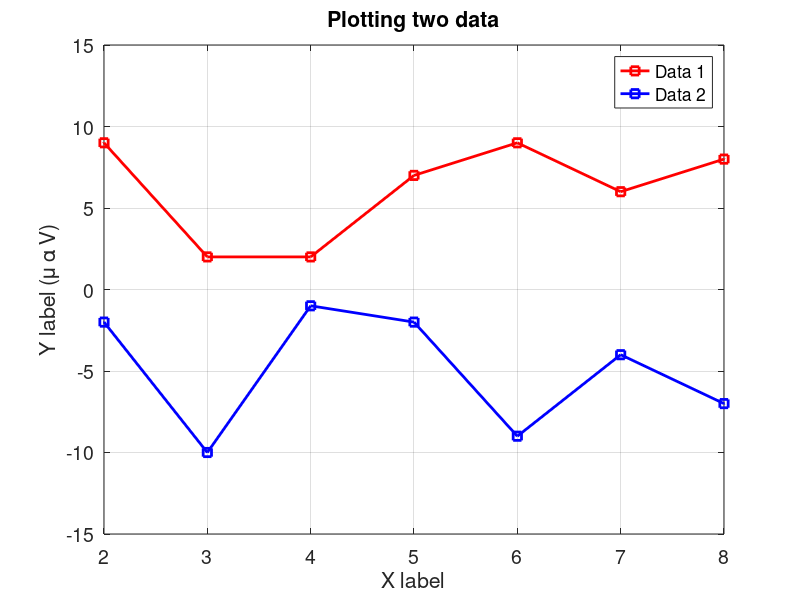

The MATLAB script that drew this image: (Note: this script raises an error after producing the figure.)
%%%% week 4 lecture 7 script
clear
clc
close all


%% using break in while loop
a = 1;
 
while (a < 10 )
   disp(['value of a is :', num2str(a)]);
   a = a + 1;
      if( a > 5)
         break; % terminate the loop using break statement 
      end 
end

%% using break in for loop

for j=1:10
    disp(['value of iteration is :', num2str(j)])
    if j>7
        break
    end
end

%% using break in for loop

sum_of_random_numbers=0;
for j=1:100
    random_num=randi(5);
    sum_of_random_numbers=sum_of_random_numbers+random_num;
    disp(['for iteration ', num2str(j), ' sum of random numbers is :', num2str(sum_of_random_numbers)])
    if sum_of_random_numbers>100
        break
    end
end

%% using continue in for loop to skip iteration
for n = 1:50
    if rem(n,9)
        continue
    end
    disp(['Divisible by 9: ' num2str(n)])
end

%% using continue in for loop to skip iteration
array=[3 7 -1 NaN 15 NaN -19 NaN];

for i=1:size(array,2)
    if isnan(array(1,i))
        continue
    end
    disp(['The number is: ' num2str(array(i))])
end

%% plotting in matlab
x_data=[1:1:10];
y_data_1=[1 9 2 2 7 9 6 8 2 10];
y_data_2=[-4 -2 -10 -1 -2 -9 -4 -7 -4 -6];

figure;
plot(x_data,y_data_1,'-sr','LineWidth',2)
hold on;
plot(x_data,y_data_2,'-sb','LineWidth',2)
xlabel('X label','fontsize',14); 
ylabel('Y label (\mu \alpha V)','fontsize',14);
legend_names=legend('Data 1','Data 2','Location','best'); %%%% Selecting 'best' as location clooses suitable location for legend box automatically
title('Plotting two data','fontsize',14);
xlim([2 8])
ylim([-15 15])
box on; 
grid on;
set(gca,'fontsize',14)

%%
%%% plotting a histogram
random_numbers=randn(100);
figure;
histogram(random_numbers)
xlabel('X label','fontsize',14); 
ylabel('Y label (\mu \alpha V)','fontsize',14);
title('Plotting histogram','fontsize',14);
% xlim([2 8])
% ylim([-15 15])
box on; 
grid on;
set(gca,'fontsize',14)

%% example of wait for button press
close all
to_plot_data=randi([1,10],10,100);

x_axis=1:1:size(to_plot_data,2);

for i=1:size(to_plot_data,1)
    figure;
    plot(x_axis,to_plot_data(i,:),'-r')
    title(num2str(i))
    pause(1)
%     waitforbuttonpress
    close all
end

